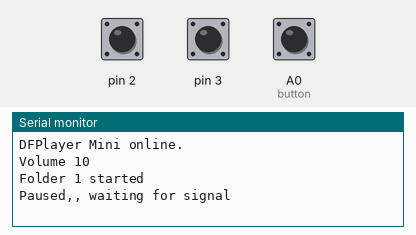
This sketch was run on a simulated Arduino Uno, built with avr-gcc and run on an emulated ATmega328P. Shown: the last lines printed to the serial monitor. The test bench sets the inputs (shaded band); at power-on: A0 (button) HIGH, pin 2 HIGH, pin 3 HIGH. The audio player accepts every command and is not drawn.

Above: at 1.7 s.
1.8 s: A0 (button) pulled LOW for 0.15 s
At 3.0 s:
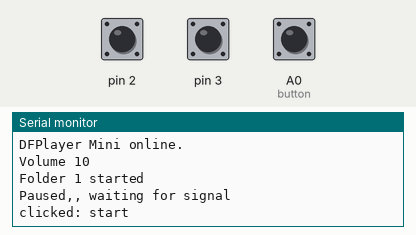
3.8 s: A0 (button) pulled LOW for 0.15 s
At 5.5 s:
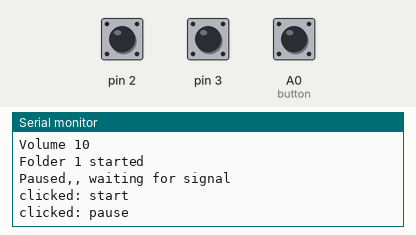
5.8 s: A0 (button) pulsed LOW 2 times (0.12 s each, 0.3 s apart)
At 7.3 s:
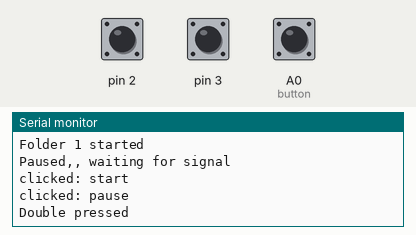

Measured:
- after the input at 1.8 s, the serial monitor: prints a new line after 0.60 s (image 1)
- after the input at 3.8 s, the serial monitor: prints a new line after 0.60 s (image 2)
- after the input at 5.8 s, the serial monitor: prints a new line after 0.47 s (image 3)

The sketch:

final_mp3player.ino
```cpp
#include <OneButton.h>
#include "Arduino.h"
#include "SoftwareSerial.h"
#include "DFRobotDFPlayerMini.h"
SoftwareSerial mySoftwareSerial(10, 11); // RX, TX
DFRobotDFPlayerMini myDFPlayer;
void printDetail(uint8_t type, int value);

volatile int number = 0;                // Testnumber, print it when it changes value,
// used in loop and both interrupt routines
int oldnumber = number;

bool playStarted = false;
bool justStarted = false;
volatile boolean halfleft = false;      // Used in both interrupt routines
volatile boolean halfright = false;
uint16_t volume = 10;
OneButton button(A0, true);


void setup() {


  mySoftwareSerial.begin(9600);
  Serial.begin(115200);

  Serial.println();
  Serial.println(F("DFRobot DFPlayer Mini Demo"));
  Serial.println(F("Initializing DFPlayer ... (May take 3~5 seconds)"));

  if (!myDFPlayer.begin(mySoftwareSerial)) {  //Use softwareSerial to communicate with mp3.
    Serial.println(F("Unable to begin:"));
    Serial.println(F("1.Please recheck the connection!"));
    Serial.println(F("2.Please insert the SD card!"));
    while (true);
  }
  Serial.println(F("DFPlayer Mini online."));

  pinMode(2, INPUT);
  digitalWrite(2, HIGH);                // Turn on internal pullup resistor
  pinMode(3, INPUT);
  digitalWrite(3, HIGH);                // Turn on internal pullup resistor
  attachInterrupt(0, isr_2, FALLING);   // Call isr_2 when digital pin 2 goes LOW
  attachInterrupt(1, isr_3, FALLING);   // Call isr_3 when digital pin 3 goes LOW
  button.attachClick(singleclick);
  button.attachDoubleClick([]() {
    Serial.println("Double pressed");
    myDFPlayer.next();
  });

  myDFPlayer.setTimeOut(500);
  Serial.print("Volume ");
  Serial.println(volume);
  myDFPlayer.volume(10);  //Set volume value (0~30).
  myDFPlayer.EQ(DFPLAYER_EQ_NORMAL);
  myDFPlayer.outputDevice(DFPLAYER_DEVICE_SD);
  myDFPlayer.loopFolder(1);
}

void loop() {
  if (number != oldnumber) {            // Change in value ?

    Serial.println(-number);             // Yes, print it (or whatever)
    oldnumber = number;
    myDFPlayer.volume(volume - number);
    Serial.print("Volume changed:");
    Serial.println(volume - number);
  }
  button.tick() ;

  if (justStarted == false) {
    Serial.println("Folder 1 started");
    myDFPlayer.loopFolder(1);
    delay(500);
    myDFPlayer.pause();
    Serial.println("Paused,, waiting for signal");
    justStarted = true;
  }
  if (myDFPlayer.available()) {
    printDetail(myDFPlayer.readType(), myDFPlayer.read()); //Print the detail message from DFPlayer to handle different errors and states.
  }
}


void printDetail(uint8_t type, int value) {
  switch (type) {
    case TimeOut:
      Serial.println(F("Time Out!"));
      break;
    case WrongStack:
      Serial.println(F("Stack Wrong!"));
      break;
    case DFPlayerCardInserted:
      Serial.println(F("Card Inserted!"));
      break;
    case DFPlayerCardRemoved:
      Serial.println(F("Card Removed!"));
      break;
    case DFPlayerCardOnline:
      Serial.println(F("Card Online!"));
      break;
    case DFPlayerUSBInserted:
      Serial.println("USB Inserted!");
      break;
    case DFPlayerUSBRemoved:
      Serial.println("USB Removed!");
      break;
    case DFPlayerPlayFinished:
      Serial.print(F("Number:"));
      Serial.print(value);
      Serial.println(F(" Play Finished!"));
      break;
    case DFPlayerError:
      Serial.print(F("DFPlayerError:"));
      switch (value) {
        case Busy:
          Serial.println(F("Card not found"));
          break;
        case Sleeping:
          Serial.println(F("Sleeping"));
          break;
        case SerialWrongStack:
          Serial.println(F("Get Wrong Stack"));
          break;
        case CheckSumNotMatch:
          Serial.println(F("Check Sum Not Match"));
          break;
        case FileIndexOut:
          Serial.println(F("File Index Out of Bound"));
          break;
        case FileMismatch:
          Serial.println(F("Cannot Find File"));
          break;
        case Advertise:
          Serial.println(F("In Advertise"));
          break;
        default:
          break;
      }
      break;
    default:
      break;
  }

}

void singleclick() {

  if ( playStarted == false) {
    playStarted = true;
    myDFPlayer.start();
    Serial.println("clicked: start");
  } else {
    playStarted = false;
    myDFPlayer.pause();
    Serial.println("clicked: pause");
  }

}
void isr_2() {                                             // Pin2 went LOW
  delay(1);                                                // Debounce time
  if (digitalRead(2) == LOW) {                             // Pin2 still LOW ?
    if (digitalRead(3) == HIGH && halfright == false) {    // -->
      halfright = true;                                    // One half click clockwise
    }
    if (digitalRead(3) == LOW && halfleft == true) {       // <--
      halfleft = false;                                    // One whole click counter-
      number--;                                            // clockwise
    }
  }
}
void isr_3() {                                            // Pin3 went LOW
  delay(1);                                               // Debounce time
  if (digitalRead(3) == LOW) {                            // Pin3 still LOW ?
    if (digitalRead(2) == HIGH && halfleft == false) {    // <--
      halfleft = true;                                    // One half  click counter-
    }                                                     // clockwise
    if (digitalRead(2) == LOW && halfright == true) {     // -->
      halfright = false;                                  // One whole click clockwise
      number++;
    }
  }
}
```
